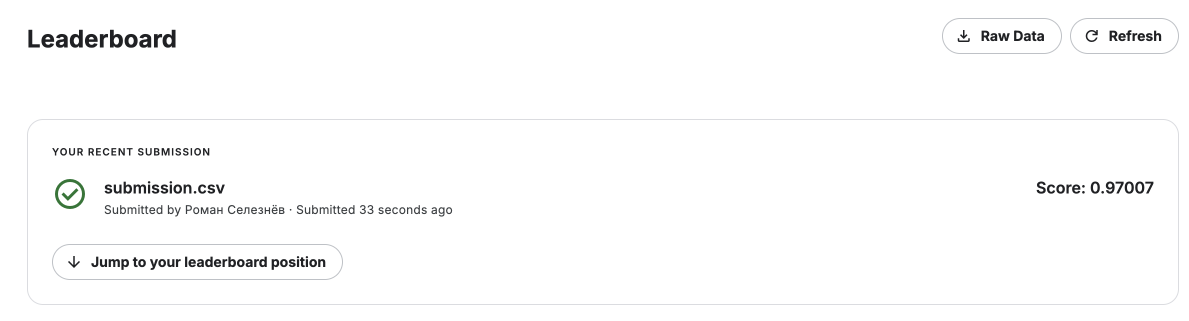
#> input picture MLP(week-1)/Снимок экрана 2026-05-24 в 19.47.34.png, 2378 x 642 px, given as the content of the folder ../MLP(week-1)/Снимок экрана 2026-05-24 в 19.47.34.png, which was not available (shown at 1/2 size)
$ python label_tool.py --src '../MLP(week-1)/Снимок экрана 2026-05-24 в 19.47.34.png' --out out.png
#> lines starting #> are read from the running program, lines starting #| are printed output that depends on the picture; after the words box and inside, x2 and y2 are one past the last pixel; in counts of white or black regions, pixels touching at a corner belong together; pictures that were not available may be replaced by others from this repository, and a replacement may not be noted
"""
Ручная разметка датасета в формате YOLO.

Использование:
  python label_tool.py --src path/to/images --out path/to/dataset \\
                       --split 0.8/0.1/0.1 \\
                       --names buffalo,elephant,rhino,zebra

На выходе:
  out/
    images/{train,val,test}/...
    labels/{train,val,test}/...
    data.yaml

Управление:
  0..9          выбрать активный класс
  ЛКМ-drag      нарисовать bbox активного класса
  Enter         сохранить картинку + метки и перейти к следующей
  Z / Backspace отменить последний bbox
  N             пропустить картинку (не сохранять)
  P             предыдущая картинка
  Q / Esc       выйти (data.yaml пишется при выходе)

Зависимости: pip install opencv-python numpy
"""

import argparse
import random
import shutil
from pathlib import Path

import cv2
import numpy as np

IMG_EXTS = {".jpg", ".jpeg", ".png", ".bmp", ".webp", ".tif", ".tiff"}
COLORS = [(0, 0, 255), (0, 165, 255), (0, 255, 255), (0, 255, 0),
          (255, 255, 0), (255, 0, 0), (255, 0, 255), (128, 0, 255),
          (255, 128, 0), (200, 200, 200)]
FONT = cv2.FONT_HERSHEY_SIMPLEX


def cv_imread(path: Path):
    # cv2.imread не понимает не-ASCII пути на Windows
    arr = np.fromfile(str(path), dtype=np.uint8)
    return cv2.imdecode(arr, cv2.IMREAD_COLOR)


def find_images(root: Path):
    return sorted(p for p in root.rglob("*") if p.suffix.lower() in IMG_EXTS)


def parse_split(spec: str):
    parts = [float(x) for x in spec.split("/")]
    if len(parts) != 3 or abs(sum(parts) - 1.0) > 1e-3:
        raise SystemExit(f"--split: три числа через '/', сумма=1.0 (было {spec})")
    return parts


def assign_splits(images, ratios, seed):
    rng = random.Random(seed)
    shuf = list(images)
    rng.shuffle(shuf)
    n = len(shuf)
    n_tr = int(round(n * ratios[0]))
    n_va = int(round(n * ratios[1]))
    plan = {}
    for i, p in enumerate(shuf):
        plan[p] = "train" if i < n_tr else "val" if i < n_tr + n_va else "test"
    return plan


def fit_to_screen(img, max_w=1400, max_h=860):
    h, w = img.shape[:2]
    s = min(max_w / w, max_h / h, 1.0)
    return (cv2.resize(img, (int(w * s), int(h * s)), interpolation=cv2.INTER_AREA), s) if s < 1.0 else (img, 1.0)


class Annotator:
    def __init__(self, names):
        self.names = names
        self.active = 0
        self.boxes = []          # (cls, x1, y1, x2, y2) — координаты в display
        self.start = None
        self.cur = None
        self.dragging = False

    def class_label(self, c):
        return self.names[c] if self.names and c < len(self.names) else f"class_{c}"

    # [14 lines left out: function on_mouse, not called in this run]


def render(disp, ann, status):
    canvas = disp.copy()
    for cls, x1, y1, x2, y2 in ann.boxes:
        col = COLORS[cls % len(COLORS)]
        cv2.rectangle(canvas, (x1, y1), (x2, y2), col, 2)
        cv2.putText(canvas, ann.class_label(cls),
                    (x1, max(15, y1 - 6)), FONT, 0.5, col, 1, cv2.LINE_AA)
    if ann.dragging and ann.start and ann.cur:
        col = COLORS[ann.active % len(COLORS)]
        cv2.rectangle(canvas, ann.start, ann.cur, col, 1, cv2.LINE_AA)
    # активный цвет — квадратик в правом верхнем углу
    col = COLORS[ann.active % len(COLORS)]
    cv2.rectangle(canvas, (canvas.shape[1] - 28, 4),
                  (canvas.shape[1] - 4, 28), col, -1)
    cv2.rectangle(canvas, (canvas.shape[1] - 28, 4),
                  (canvas.shape[1] - 4, 28), (0, 0, 0), 1)
    # статус-строка под изображением
    strip = np.full((28, canvas.shape[1], 3), 40, dtype=np.uint8)
    cv2.putText(strip, status, (8, 19), FONT, 0.5, (0, 255, 255), 1, cv2.LINE_AA)
    return np.vstack([canvas, strip])


# [23 lines left out: function save_sample, not called in this run]


def write_yaml(out_root, names, names_seen):
    if not names:
        max_id = max(names_seen) if names_seen else -1
        names = [f"class_{i}" for i in range(max_id + 1)]
    lines = [
        f"path: {out_root.resolve().as_posix()}",
        "train: images/train",
        "val: images/val",
        "test: images/test",
        "",
        "names:",
        *(f"  {i}: {n}" for i, n in enumerate(names)),
    ]
    (out_root / "data.yaml").write_text("\n".join(lines) + "\n", encoding="utf-8")


# [5 lines left out: function already_labeled, not called in this run]


def main():
    ap = argparse.ArgumentParser(description="Manual YOLO labeler")
    ap.add_argument("--src", type=Path, required=True, help="папка с изображениями (рекурсивно)")
    ap.add_argument("--out", type=Path, required=True, help="корень выходного датасета")
    ap.add_argument("--split", default="0.8/0.1/0.1", help="train/val/test, напр. 0.8/0.1/0.1")
    ap.add_argument("--names", default=None, help="имена классов через запятую")
    ap.add_argument("--seed", type=int, default=42)
    ap.add_argument("--resume", action="store_true", help="пропускать уже размеченные")
    args = ap.parse_args()

    names = [n.strip() for n in args.names.split(",")] if args.names else None
    ratios = parse_split(args.split)
    images = find_images(args.src)
    if not images:
        raise SystemExit(f"Не нашёл изображений в {args.src}")
    splits = assign_splits(images, ratios, args.seed)

    args.out.mkdir(parents=True, exist_ok=True)
    if args.resume:
        images = [p for p in images if not already_labeled(args.out, p.stem)]
        print(f"Resume: осталось разметить {len(images)} из {len(splits)}")

    names_seen = set()
    win = "label_tool"
    cv2.namedWindow(win, cv2.WINDOW_AUTOSIZE)
    ann = Annotator(names)
    cv2.setMouseCallback(win, ann.on_mouse)

    i = 0
    history = []  # стэк (img_path, split) для отката P
    try:
        while i < len(images):
            img_path = images[i]
            orig = cv_imread(img_path)
#> in cv_imread, returned value is the input picture: shape (642, 2378, 3); mean B, G, R 251.4, 251.3, 251.2
            if orig is None:
                i += 1
                continue
            disp, scale = fit_to_screen(orig)
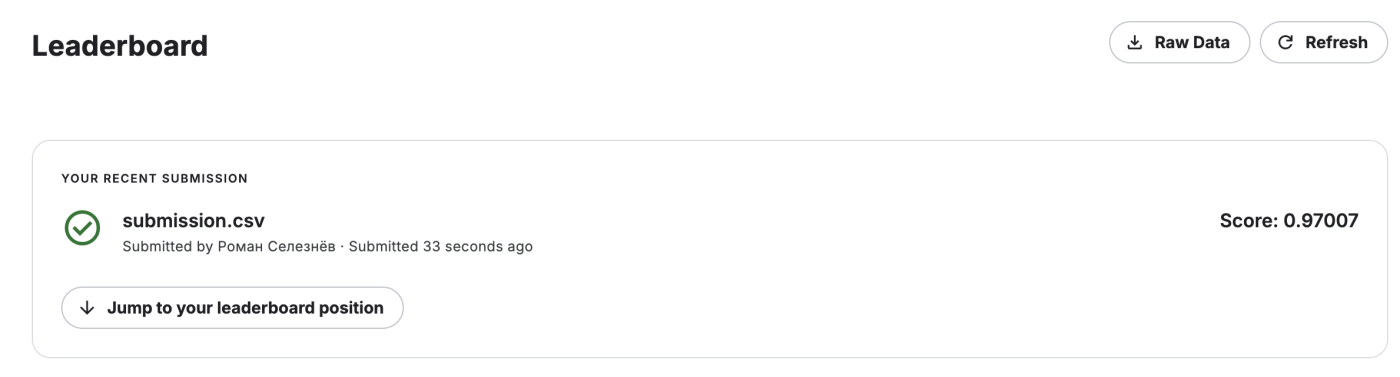
#> disp: shape (377, 1400, 3); mean B, G, R 251.4, 251.3, 251.2
#> scale = 0.589
            ann.boxes, ann.start, ann.cur, ann.dragging = [], None, None, False

            while True:
                msg = (f"[{i+1}/{len(images)}] {img_path.name}  split={splits[img_path]}  "
                       f"class={ann.active}:{ann.class_label(ann.active)}  boxes={len(ann.boxes)}  "
                       f"Enter=save  Z=undo  N=skip  P=prev  Q=quit")
                cv2.imshow(win, render(disp, ann, msg))
#> in render, `col = COLORS[ann.active % len(COLORS)]`: col = (0, 0, 255)
#> in render, `cv2.rectangle(canvas, (canvas.shape[1] - 28, 4), (canvas.shape[1] - 4,..`:
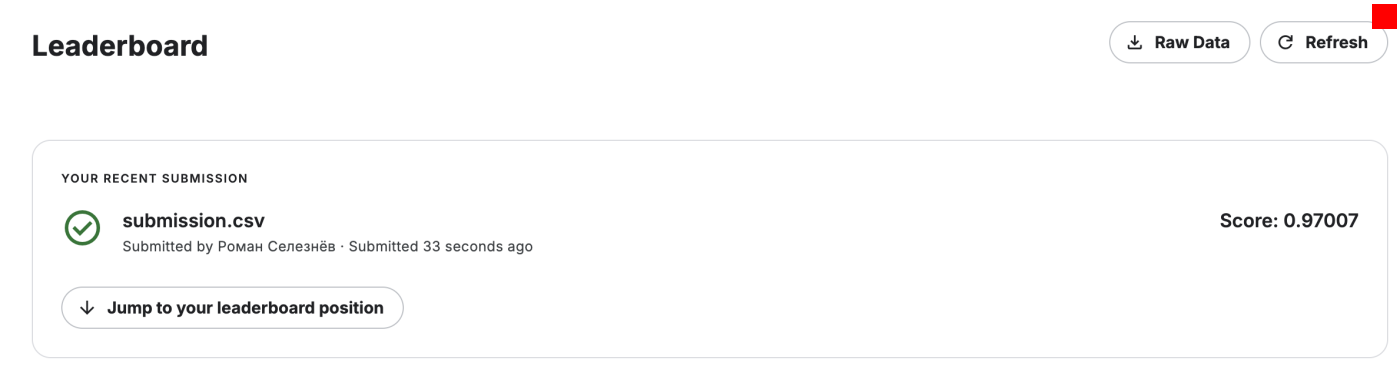
#> canvas: shape (377, 1400, 3); 0.12% of pixels changed, all inside (x1, y1, x2, y2) = (1372, 4, 1397, 29)
#> in render, `return np.vstack([canvas, strip])`:
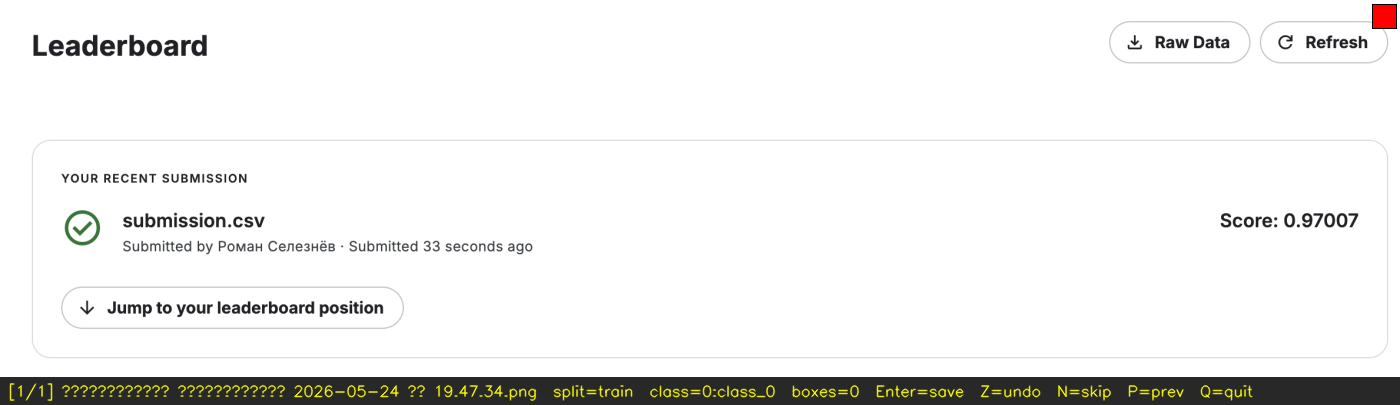
#> returned value: shape (405, 1400, 3); mean of channels 0, 1, 2 236.3, 237.6, 237.7; drawn as B, G, R
                k = cv2.waitKey(20) & 0xFFFF
#> (key q is pressed here)
                if k == 0xFFFF:
                    continue
                if ord('0') <= k <= ord('9'):
                    ann.active = k - ord('0')
                elif k in (13, 10):  # Enter
                    save_sample(img_path, ann.boxes, scale, args.out,
                                splits[img_path], names_seen)
                    history.append(img_path)
                    i += 1
                    break
                elif k in (ord('z'), ord('Z'), 8):  # undo box
                    if ann.boxes:
                        ann.boxes.pop()
                elif k in (ord('n'), ord('N')):
                    i += 1
                    break
                elif k in (ord('p'), ord('P')) and i > 0:
                    i -= 1
                    break
                elif k in (ord('q'), ord('Q'), 27):
                    raise KeyboardInterrupt
    except KeyboardInterrupt:
        print("\nПрервано пользователем.")
    finally:
        write_yaml(args.out, names, names_seen)
        cv2.destroyAllWindows()
        print(f"data.yaml записан: {(args.out / 'data.yaml').resolve()}")


if __name__ == "__main__":
    main()
